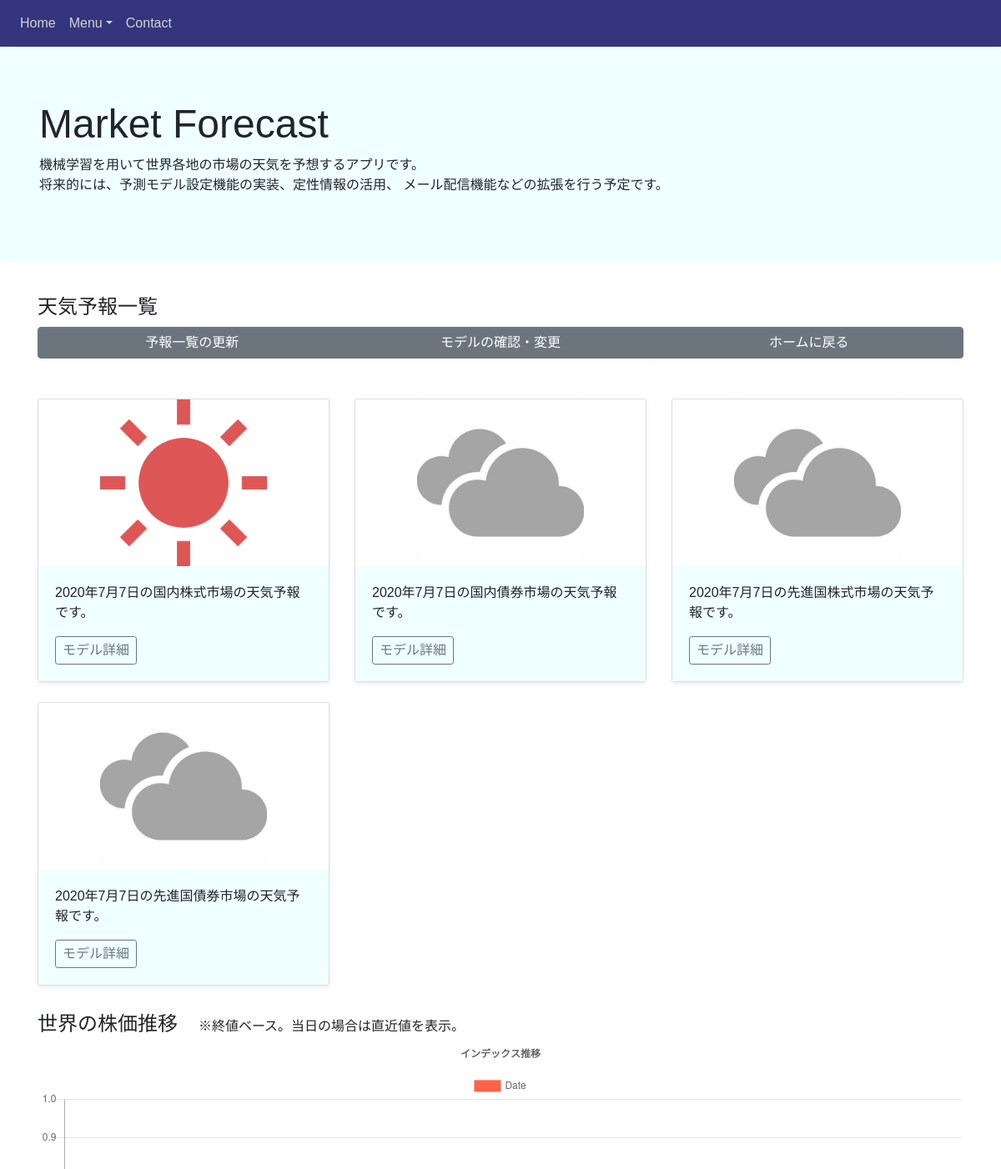
Page /forecast_app/forecast_main/ (upper part) on the earlier database version.
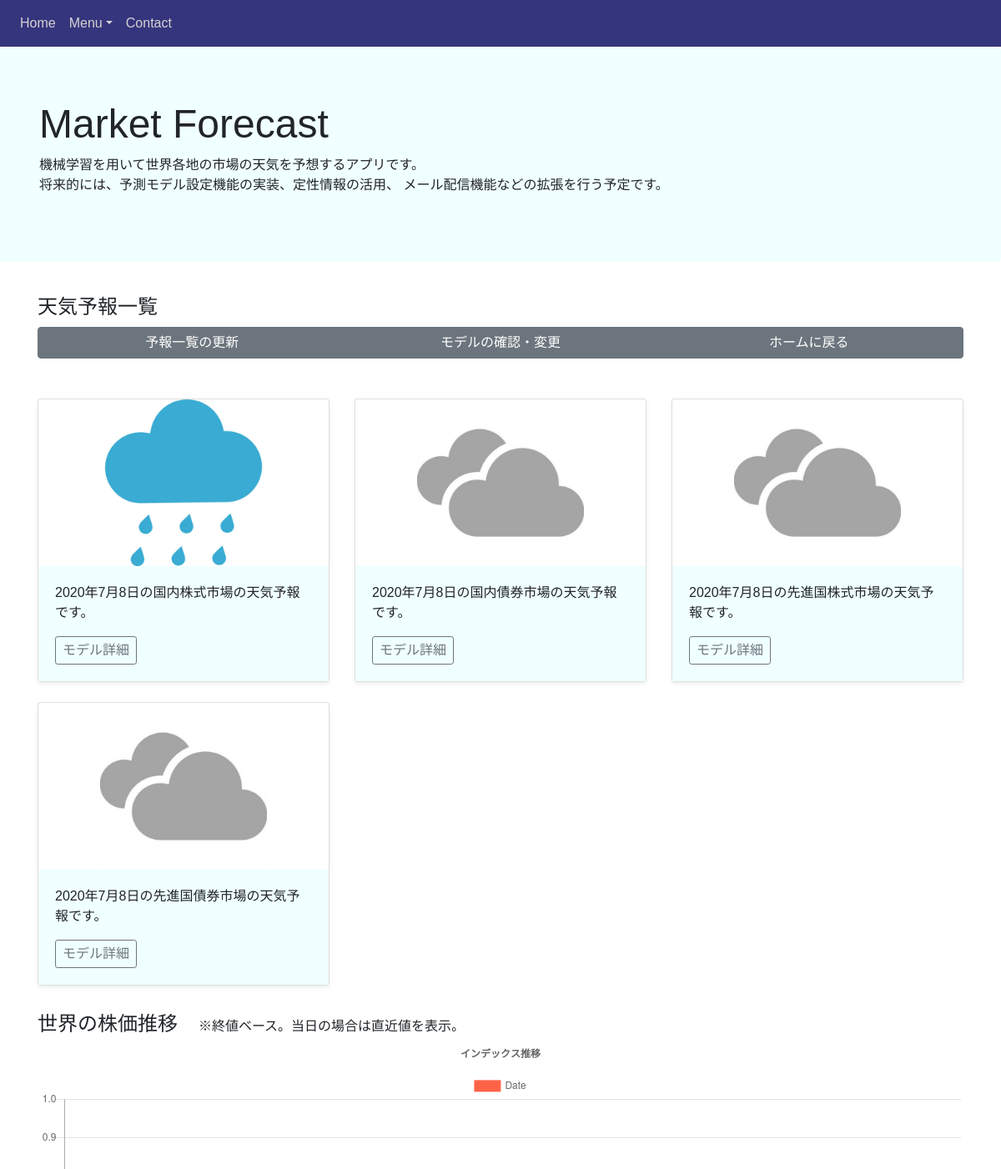
Same page on the later database version.
### forecast_app/models.py (models this page shows, shortened)
class MarketForecastModel(models.Model):
    title = models.CharField('モデル名', max_length=100)
    model_defined_date = models.DateField('最終更新日', default=timezone.now)
    forecast_model = models.CharField(
        'アルゴリズム', max_length=100, default='binomial logit')
    train_num = models.IntegerField('学習データ数', default=2600)
    weather = models.CharField('予報', max_length=100, default='cloudy')

### forecast_app/views.py (the view)
# urls.py: path('forecast_main/', MainForm.as_view(), name='forecast_main'),
class MainForm(TemplateView):
    template_name = 'forecast_main.html'
    model = MarketForecastModel
    def get(self, request):
        contents = self.forecast_market()
        index_data = get_recent_index()
        index_cols = index_data.columns.to_list()
        index_cols = ['Date', *index_cols]
        return render(request, 'forecast_main.html', {'contents': contents, 'index_data': index_data, 'index_cols': index_cols, })
    @staticmethod
    def forecast_market():
        contents = []
        for asset_id, asset_name in asset_class.items():
            obj, _ = MarketForecastModel.objects.get_or_create(title=asset_id)
            contents.append([asset_name, obj.model_defined_date, obj.weather])
        return contents

### forecast_app/model_forecast.py (called while the page is built)
def get_recent_index(num_week=2):
    close_price = pd.DataFrame()
    date_start = datetime.today() - timedelta(weeks=num_week)
    date_end = datetime.today()
    for name in EXCHANGES:
        close_price[name[0]] = pdr.DataReader(
            name[1], 'yahoo', date_start, date_end)['Close']
    close_price = close_price.fillna(method='ffill')
    close_price = close_price.dropna()
    close_price = close_price.round(2)
    return close_price

### templates/forecast_main.html (shortened to what this page needs)
{% extends 'base.html' %}
{% load static %}
{% block header %}
<nav class="navbar navbar-expand-md">
    <div class="collapse navbar-collapse" id="bs-navi">
        <ul class="navbar-nav">
            <li class="nav-item"><a class="nav-link" href="{% url 'index' %}">Home</a></li>
            <li class="nav-item dropdown">
                <a class="nav-link dropdown-toggle" id="nav-link-dropdown" data-toggle="dropdown" aria-haspopup="true" aria-expanded="false">Menu</a>
            </li>
            <li class="nav-item"><a class="nav-link" href="{% url 'index' %}">Contact</a></li>
        </ul>
    </div>
</nav>
<div class="jumbotron">
    <div class="container">
        <h1><font size="7">Market Forecast</font></h1>
        <p>
            機械学習を用いて世界各地の市場の天気を予想するアプリです。<br/>
            将来的には、予測モデル設定機能の実装、定性情報の活用、
            メール配信機能などの拡張を行う予定です。
        </p>
    </div>
</div>
{% endblock header %}
{% block content %}
<div class='container'>
    <h2><font size="5">天気予報一覧</font></h2>
    <div class="btn-group d-flex" role="group" aria-label="...">
        <a href="{% url 'forecast_app:forecast_update' %}" class="btn btn-secondary w-100" tabindex="-1" role="button" aria-disabled="true">予報一覧の更新</a>
        <a href="{% url 'forecast_app:forecast_main' %}" class="btn btn-secondary w-100" tabindex="-1" role="button" aria-disabled="true">モデルの確認・変更</a>
        <a href="{% url 'index' %}" class="btn btn-secondary w-100" tabindex="-1" role="button" aria-disabled="true">ホームに戻る</a>
    </div>
</div>
<div class="album py-5">
    <div class="container">
        <div class="row">
            {% for asset_name, prediction_date, result in contents %}
            <div class="col-md-4">
                <div class="card mb-4 shadow-sm">
                    <div class="card-img">
                        <img src="/media/weather/{{ result }}.jpeg" width="200px" height="200px">
                    </div>
                    <div class="card-body">
                        <p class="card-text">
                            {{ prediction_date | date:"Y年n月j日" }}の{{ asset_name }}市場の天気予報です。
                        </p>
                        <div class="d-flex justify-content-between align-items-center">
                            <button type="button" class="btn btn-sm btn-outline-secondary"><font size="3">モデル詳細</font></button>
                        </div>
                    </div>
                </div>
            </div>
            {% endfor %}
        </div>
        <h2>
            <font size="5">世界の株価推移</font>
            <font size="3">　※終値ベース。当日の場合は直近値を表示。</font>
        </h2>
        <canvas id="index-graph"></canvas>
    </div>
</div>
{% endblock content %}

Differences in the rows shown:
changed MarketForecastModel (number 1 of 4 on the later page): weather: picture added; weather: picture removed
Other differences:
new list line: "2020年7月8日"
new list line: "の 国内株式 市場の天気予報です。 モデル詳細"
new list line: "の 国内債券 市場の天気予報です。 モデル詳細"
new list line: "の 先進国株式 市場の天気予報です。 モデル詳細"
new list line: "の 先進国債券 市場の天気予報です。 モデル詳細"
list line gone: "2020年7月7日"
list line gone: "の 国内株式 市場の天気予報です。 モデル詳細"
list line gone: "の 国内債券 市場の天気予報です。 モデル詳細"
list line gone: "の 先進国株式 市場の天気予報です。 モデル詳細"
list line gone: "の 先進国債券 市場の天気予報です。 モデル詳細"
